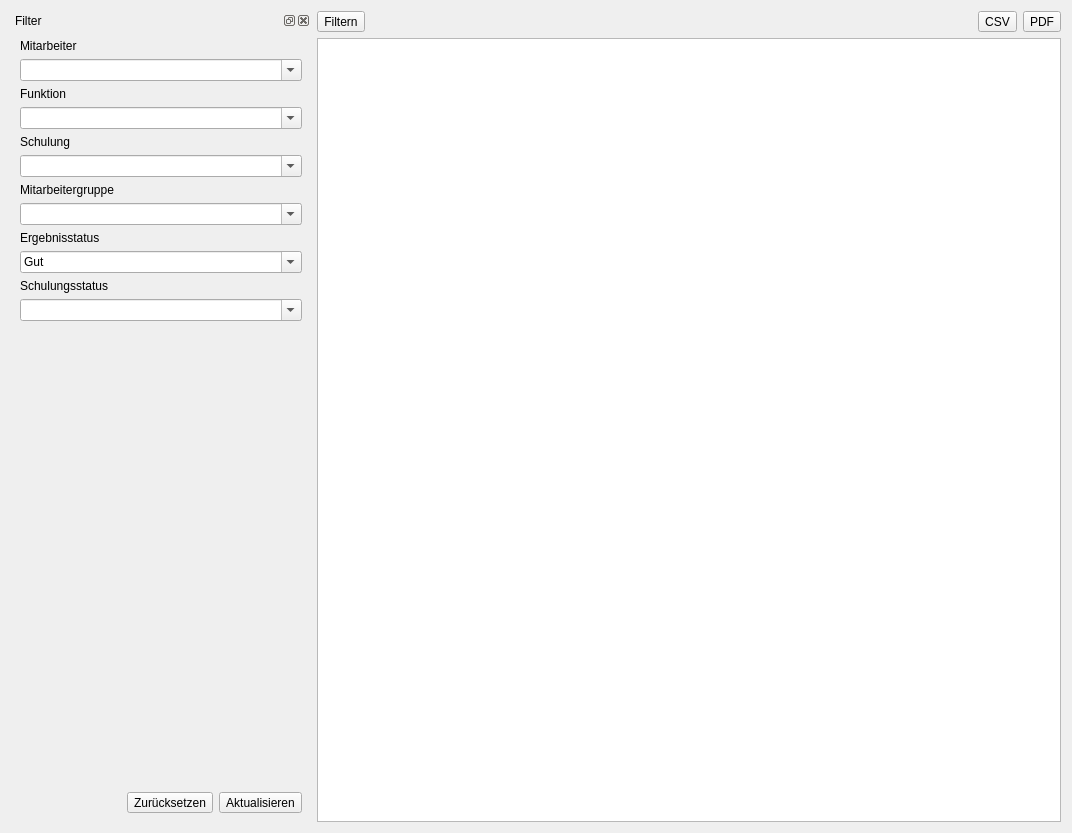
<?xml version="1.0" encoding="UTF-8"?>
<ui version="4.0">
 <class>QualiResultWidget</class>
 <widget class="QWidget" name="QualiResultWidget">
  <property name="geometry">
   <rect>
    <x>0</x>
    <y>0</y>
    <width>1072</width>
    <height>833</height>
   </rect>
  </property>
  <property name="windowTitle">
   <string>Form</string>
  </property>
  <layout class="QGridLayout" name="gridLayout_2">
   <item row="0" column="1">
    <layout class="QHBoxLayout" name="horizontalLayout_3">
     <item>
      <widget class="QToolButton" name="tbFilterVisible">
       <property name="text">
        <string>Filtern</string>
       </property>
       <property name="icon">
        <iconset resource="../icons.qrc">
         <normaloff>:/icons/icons/view-filter.svg</normaloff>:/icons/icons/view-filter.svg</iconset>
       </property>
       <property name="iconSize">
        <size>
         <width>22</width>
         <height>22</height>
        </size>
       </property>
       <property name="toolButtonStyle">
        <enum>Qt::ToolButtonTextBesideIcon</enum>
       </property>
      </widget>
     </item>
     <item>
      <spacer name="horizontalSpacer_2">
       <property name="orientation">
        <enum>Qt::Horizontal</enum>
       </property>
       <property name="sizeHint" stdset="0">
        <size>
         <width>40</width>
         <height>20</height>
        </size>
       </property>
      </spacer>
     </item>
     <item>
      <widget class="QToolButton" name="tbSaveToCsv">
       <property name="text">
        <string>CSV</string>
       </property>
       <property name="icon">
        <iconset resource="../icons.qrc">
         <normaloff>:/icons/icons/text-csv.svg</normaloff>:/icons/icons/text-csv.svg</iconset>
       </property>
       <property name="iconSize">
        <size>
         <width>22</width>
         <height>22</height>
        </size>
       </property>
       <property name="toolButtonStyle">
        <enum>Qt::ToolButtonTextBesideIcon</enum>
       </property>
      </widget>
     </item>
     <item>
      <widget class="QToolButton" name="tbSaveToPDF">
       <property name="text">
        <string>PDF</string>
       </property>
       <property name="icon">
        <iconset resource="../icons.qrc">
         <normaloff>:/icons/icons/application-pdf.svg</normaloff>:/icons/icons/application-pdf.svg</iconset>
       </property>
       <property name="iconSize">
        <size>
         <width>22</width>
         <height>22</height>
        </size>
       </property>
       <property name="toolButtonStyle">
        <enum>Qt::ToolButtonTextBesideIcon</enum>
       </property>
      </widget>
     </item>
    </layout>
   </item>
   <item row="1" column="1">
    <layout class="QHBoxLayout" name="horizontalLayout_2" stretch="2">
     <item>
      <widget class="QTableView" name="tvQualiResult">
       <property name="alternatingRowColors">
        <bool>false</bool>
       </property>
       <property name="selectionMode">
        <enum>QAbstractItemView::SingleSelection</enum>
       </property>
       <property name="selectionBehavior">
        <enum>QAbstractItemView::SelectRows</enum>
       </property>
       <property name="sortingEnabled">
        <bool>true</bool>
       </property>
       <attribute name="horizontalHeaderDefaultSectionSize">
        <number>200</number>
       </attribute>
      </widget>
     </item>
    </layout>
   </item>
   <item row="0" column="0" rowspan="2">
    <widget class="QDockWidget" name="dwFilter">
     <property name="sizePolicy">
      <sizepolicy hsizetype="Preferred" vsizetype="Preferred">
       <horstretch>0</horstretch>
       <verstretch>0</verstretch>
      </sizepolicy>
     </property>
     <property name="minimumSize">
      <size>
       <width>300</width>
       <height>456</height>
      </size>
     </property>
     <property name="maximumSize">
      <size>
       <width>300</width>
       <height>524287</height>
      </size>
     </property>
     <property name="floating">
      <bool>false</bool>
     </property>
     <property name="features">
      <set>QDockWidget::AllDockWidgetFeatures</set>
     </property>
     <property name="allowedAreas">
      <set>Qt::AllDockWidgetAreas</set>
     </property>
     <property name="windowTitle">
      <string>Filter</string>
     </property>
     <widget class="QWidget" name="dockWidgetContents">
      <layout class="QGridLayout" name="gridLayout_3">
       <item row="0" column="0">
        <layout class="QVBoxLayout" name="vlFilter">
         <property name="rightMargin">
          <number>0</number>
         </property>
         <item>
          <widget class="QLabel" name="label">
           <property name="text">
            <string>Mitarbeiter</string>
           </property>
          </widget>
         </item>
         <item>
          <widget class="QComboBox" name="cbFilterEmployee">
           <property name="editable">
            <bool>true</bool>
           </property>
           <property name="insertPolicy">
            <enum>QComboBox::NoInsert</enum>
           </property>
          </widget>
         </item>
         <item>
          <widget class="QLabel" name="label_2">
           <property name="text">
            <string>Funktion</string>
           </property>
          </widget>
         </item>
         <item>
          <widget class="QComboBox" name="cbFilterFunc">
           <property name="editable">
            <bool>true</bool>
           </property>
           <property name="insertPolicy">
            <enum>QComboBox::NoInsert</enum>
           </property>
          </widget>
         </item>
         <item>
          <widget class="QLabel" name="label_3">
           <property name="text">
            <string>Schulung</string>
           </property>
          </widget>
         </item>
         <item>
          <widget class="QComboBox" name="cbFilterTrain">
           <property name="editable">
            <bool>true</bool>
           </property>
           <property name="insertPolicy">
            <enum>QComboBox::NoInsert</enum>
           </property>
          </widget>
         </item>
         <item>
          <widget class="QLabel" name="label_6">
           <property name="text">
            <string>Mitarbeitergruppe</string>
           </property>
          </widget>
         </item>
         <item>
          <widget class="QComboBox" name="cbFilterEmployeeGroup">
           <property name="editable">
            <bool>true</bool>
           </property>
           <property name="insertPolicy">
            <enum>QComboBox::NoInsert</enum>
           </property>
          </widget>
         </item>
         <item>
          <widget class="QLabel" name="label_4">
           <property name="text">
            <string>Ergebnisstatus</string>
           </property>
          </widget>
         </item>
         <item>
          <widget class="QComboBox" name="cbTrainResultState">
           <property name="editable">
            <bool>true</bool>
           </property>
           <property name="currentText">
            <string>Gut</string>
           </property>
           <property name="insertPolicy">
            <enum>QComboBox::NoInsert</enum>
           </property>
           <item>
            <property name="text">
             <string>Gut</string>
            </property>
           </item>
           <item>
            <property name="text">
             <string>Ausreichend</string>
            </property>
           </item>
           <item>
            <property name="text">
             <string>Schlecht</string>
            </property>
           </item>
          </widget>
         </item>
         <item>
          <widget class="QLabel" name="label_5">
           <property name="text">
            <string>Schulungsstatus</string>
           </property>
          </widget>
         </item>
         <item>
          <widget class="QComboBox" name="cbTrainStateFilter">
           <property name="editable">
            <bool>true</bool>
           </property>
           <property name="insertPolicy">
            <enum>QComboBox::NoInsert</enum>
           </property>
          </widget>
         </item>
         <item>
          <spacer name="verticalSpacer">
           <property name="orientation">
            <enum>Qt::Vertical</enum>
           </property>
           <property name="sizeHint" stdset="0">
            <size>
             <width>20</width>
             <height>40</height>
            </size>
           </property>
          </spacer>
         </item>
         <item>
          <layout class="QHBoxLayout" name="horizontalLayout">
           <item>
            <spacer name="horizontalSpacer">
             <property name="orientation">
              <enum>Qt::Horizontal</enum>
             </property>
             <property name="sizeHint" stdset="0">
              <size>
               <width>130</width>
               <height>20</height>
              </size>
             </property>
            </spacer>
           </item>
           <item>
            <widget class="QToolButton" name="tbFilterReset">
             <property name="text">
              <string>Zurücksetzen</string>
             </property>
             <property name="icon">
              <iconset resource="../icons.qrc">
               <normaloff>:/icons/icons/edit-reset.svg</normaloff>:/icons/icons/edit-reset.svg</iconset>
             </property>
             <property name="iconSize">
              <size>
               <width>22</width>
               <height>22</height>
              </size>
             </property>
             <property name="toolButtonStyle">
              <enum>Qt::ToolButtonTextBesideIcon</enum>
             </property>
            </widget>
           </item>
           <item>
            <widget class="QToolButton" name="tbUpdate">
             <property name="text">
              <string>Aktualisieren</string>
             </property>
             <property name="icon">
              <iconset resource="../icons.qrc">
               <normaloff>:/icons/icons/update-none.svg</normaloff>:/icons/icons/update-none.svg</iconset>
             </property>
             <property name="iconSize">
              <size>
               <width>22</width>
               <height>22</height>
              </size>
             </property>
             <property name="toolButtonStyle">
              <enum>Qt::ToolButtonTextBesideIcon</enum>
             </property>
            </widget>
           </item>
          </layout>
         </item>
        </layout>
       </item>
      </layout>
     </widget>
    </widget>
   </item>
  </layout>
 </widget>
 <resources>
  <include location="../icons.qrc"/>
 </resources>
 <connections>
  <connection>
   <sender>tbSaveToPDF</sender>
   <signal>clicked()</signal>
   <receiver>QualiResultWidget</receiver>
   <slot>printToPDF()</slot>
   <hints>
    <hint type="sourcelabel">
     <x>1021</x>
     <y>33</y>
    </hint>
    <hint type="destinationlabel">
     <x>535</x>
     <y>416</y>
    </hint>
   </hints>
  </connection>
  <connection>
   <sender>tbSaveToCsv</sender>
   <signal>clicked()</signal>
   <receiver>QualiResultWidget</receiver>
   <slot>saveToCsv()</slot>
   <hints>
    <hint type="sourcelabel">
     <x>952</x>
     <y>33</y>
    </hint>
    <hint type="destinationlabel">
     <x>535</x>
     <y>416</y>
    </hint>
   </hints>
  </connection>
  <connection>
   <sender>tbFilterVisible</sender>
   <signal>clicked()</signal>
   <receiver>QualiResultWidget</receiver>
   <slot>switchFilterVisibility()</slot>
   <hints>
    <hint type="sourcelabel">
     <x>317</x>
     <y>30</y>
    </hint>
    <hint type="destinationlabel">
     <x>535</x>
     <y>416</y>
    </hint>
   </hints>
  </connection>
  <connection>
   <sender>tbFilterReset</sender>
   <signal>clicked()</signal>
   <receiver>QualiResultWidget</receiver>
   <slot>resetFilter()</slot>
   <hints>
    <hint type="sourcelabel">
     <x>100</x>
     <y>788</y>
    </hint>
    <hint type="destinationlabel">
     <x>535</x>
     <y>416</y>
    </hint>
   </hints>
  </connection>
  <connection>
   <sender>tbUpdate</sender>
   <signal>clicked()</signal>
   <receiver>QualiResultWidget</receiver>
   <slot>updateFilterAndCalculate()</slot>
   <hints>
    <hint type="sourcelabel">
     <x>233</x>
     <y>788</y>
    </hint>
    <hint type="destinationlabel">
     <x>535</x>
     <y>416</y>
    </hint>
   </hints>
  </connection>
  <connection>
   <sender>dwFilter</sender>
   <signal>visibilityChanged(bool)</signal>
   <receiver>QualiResultWidget</receiver>
   <slot>filterVisibilityChanged()</slot>
   <hints>
    <hint type="sourcelabel">
     <x>161</x>
     <y>416</y>
    </hint>
    <hint type="destinationlabel">
     <x>535</x>
     <y>416</y>
    </hint>
   </hints>
  </connection>
 </connections>
 <slots>
  <slot>updateFilterAndCalculate()</slot>
  <slot>switchFilterVisibility()</slot>
  <slot>printToPDF()</slot>
  <slot>resetFilter()</slot>
  <slot>saveToCsv()</slot>
  <slot>filterVisibilityChanged()</slot>
 </slots>
</ui>
